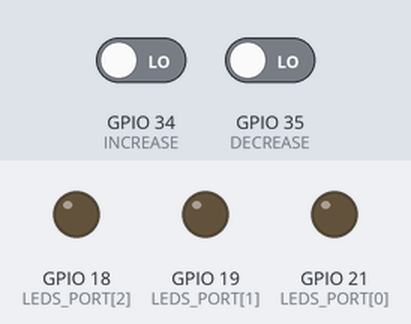
Bench run of a program on a simulated ESP32. Parts: output pins drawn as LEDs (lit = HIGH). Dashed ring = blinking. The inputs (shaded band) are chosen by the test bench; at power-on: GPIO 34 (INCREASE) LOW, GPIO 35 (DECREASE) LOW. What the program prints to the serial monitor is not drawn.

Above: at 1.2 s.
1.3 s: GPIO 34 (INCREASE) driven HIGH
At 1.5 s:
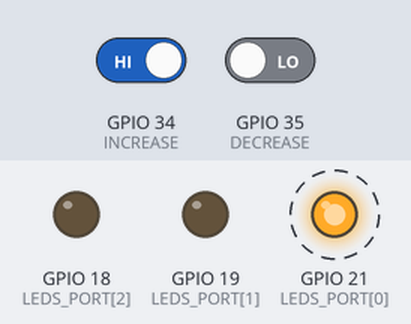
At 5.0 s:
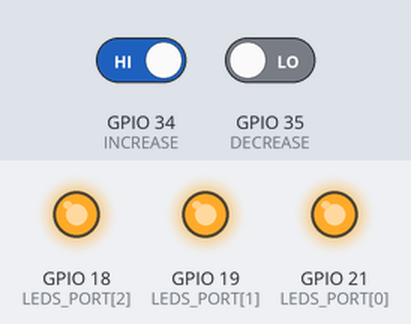
Timing chart, 0 to 6.5 s (numbered marks = the images above; inputs shaded):
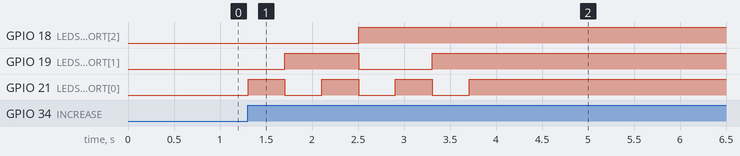

Measured:
- after the input at 1.3 s, GPIO 18 (LEDS_PORT[2]): LOW → HIGH after 1.2 s; GPIO 19 (LEDS_PORT[1]): LOW → HIGH after 0.41 s, → LOW 0.80 s later, → HIGH 0.80 s later; GPIO 21 (LEDS_PORT[0]): alternates HIGH for 0.40 s and LOW for 0.40 s, 7 changes in all, then stays HIGH, starting at once

The program:

main.cpp
```cpp
#include <Arduino.h>

const int INCREASE = 34;
const int DECREASE = 35;

const int LEDS_PORT[3] = {21, 19, 18};

int LED_Status = 0b000;


void setup()
{
	Serial.begin(115200);
	pinMode(INCREASE, INPUT);
	pinMode(DECREASE, INPUT);

	for (const auto &led : LEDS_PORT)
		pinMode(led, OUTPUT);
}

void active_led()
{
	for (int i = 0; i < 3; i++)
	{
		int status = LED_Status >> i;
		status &= 1;

		if (status)
			digitalWrite(LEDS_PORT[i], HIGH);
		else
			digitalWrite(LEDS_PORT[i], LOW);
	}
	delay(400);
}

void loop()
{
	int status_increase = digitalRead(INCREASE);
	int status_decrease = digitalRead(DECREASE);

	Serial.print("Status_Increase: ");
	Serial.println(status_increase);

	Serial.print("Status_Decrease: ");
	Serial.println(status_decrease);

	if (status_increase && status_decrease)
		return;

	if (status_increase && LED_Status == 7)
		return;
	if (status_decrease && LED_Status == 0)
		return;

	if (status_increase)
	{
		LED_Status += 1;

		active_led();
	}
	else if (status_decrease)
	{
		LED_Status -= 1;

		active_led();
	}

}
```
